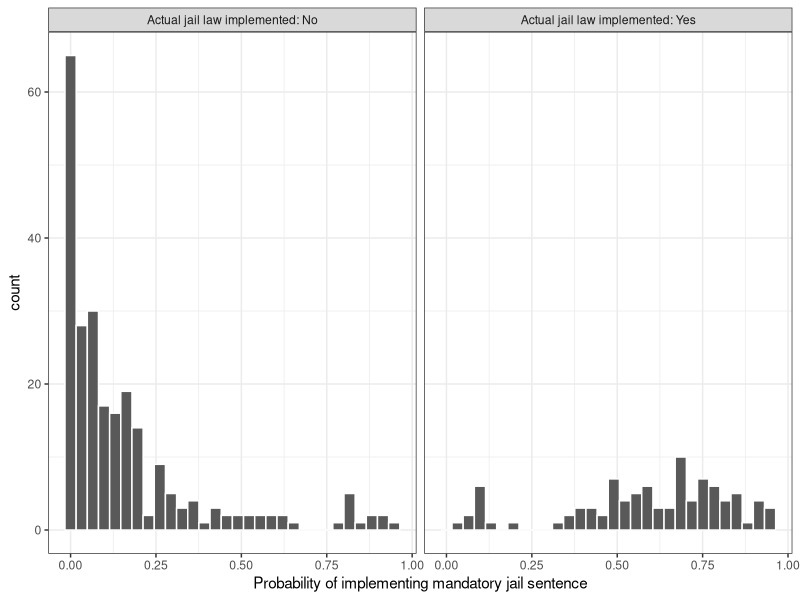
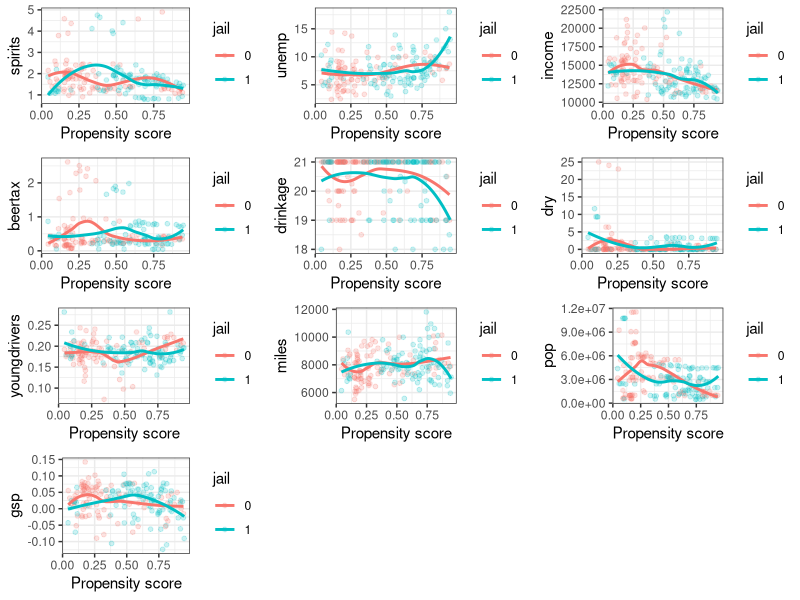
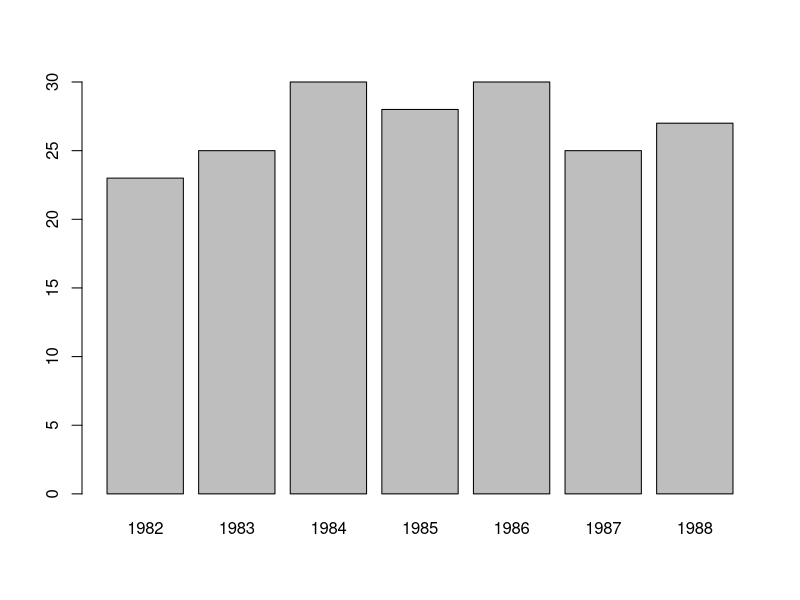
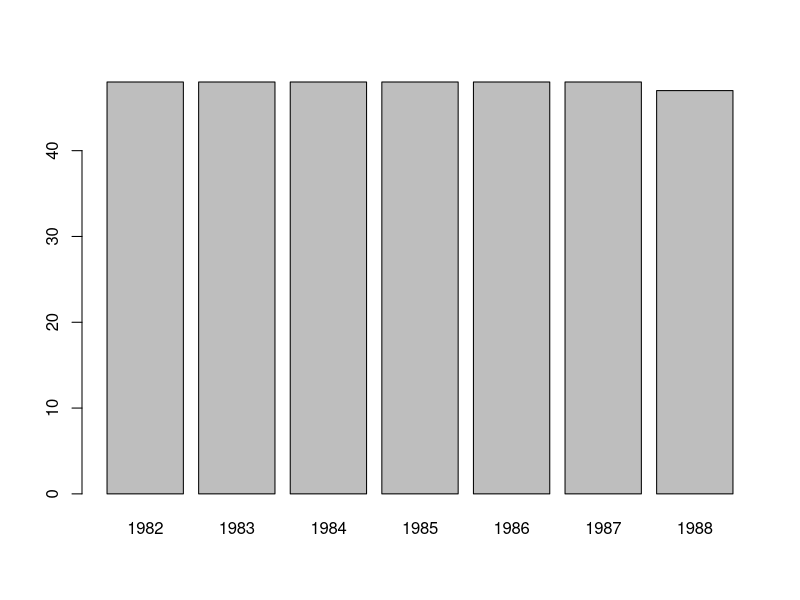

Write R code to recreate these figures, in order.
## ---- chunk 1
library(MatchIt)
library(dplyr)
library(ggplot2)
library(lme4)
## ---- chunk 2
library(AER)
data("Fatalities")
data = Fatalities

#Impute values for missing CA data

#data[28,15] = as.factor("no")
#data[28,16] = as.factor("no")


#head(data)
#dim(data)
data['fr'] = data$fatal/data$pop*10000
## ---- chunk 3
dim(data)
data = data[!is.na(data$jail),]
data$jail = ifelse(data$jail == 'yes', 1, 0)
m_ps = glm(jail ~ year + spirits + unemp + income + beertax + baptist + mormon + drinkage + dry + youngdrivers + miles + breath + pop + gsp, family = binomial(), data = data)
summary(m_ps)
## ---- chunk 4
prs_df = data.frame(pr_score = predict(m_ps, type = "response"),
                    jail = m_ps$model$jail)
#head(prs_df)
#dim(prs_df)
## ---- chunk 5
labs = paste("Actual jail law implemented:", c("Yes", "No"))
prs_df %>%
  mutate(jail = ifelse(jail == 1, labs[1], labs[2])) %>%
  ggplot(aes(x = pr_score)) +
  geom_histogram(color = "white", bins = 30) +
  facet_wrap(~jail) +
  xlab("Probability of implementing mandatory jail sentence") +
  theme_bw()
## ---- chunk 6
data_cov = c("year", "spirits" , "unemp" , "income" , "beertax" , "baptist" , "mormon" , "drinkage" , "dry" , "youngdrivers" , "miles" , "breath" , "pop" , "gsp")

mod_match = matchit(jail ~ year + spirits + unemp + income + beertax + baptist + mormon + drinkage + dry + youngdrivers + miles + breath + pop + gsp, method = "nearest", data = data)

dta_m = match.data(mod_match)
dim(dta_m)
## ---- chunk 7
fn_bal <- function(dta, variable) {
  dta$variable <- dta[, variable]
  dta$jail <- as.factor(dta$jail)
  support <- c(min(dta$variable), max(dta$variable))
  ggplot(dta, aes(x = distance, y = variable, color = jail)) +
    geom_point(alpha = 0.2, size = 1.3) +
    geom_smooth(method = "loess", se = F) +
    xlab("Propensity score") +
    ylab(variable) +
    theme_bw() +
    ylim(support)
}

library(gridExtra)
grid.arrange(
   #fn_bal(dta_m, "year"),
   fn_bal(dta_m, "spirits"),
   fn_bal(dta_m, "unemp"),
   fn_bal(dta_m, "income"), #+ theme(legend.position = "none"),
   fn_bal(dta_m, "beertax"),
   #fn_bal(dta_m, "baptist"),
   #fn_bal(dta_m, "mormon"),
   fn_bal(dta_m, "drinkage"),
   fn_bal(dta_m, "dry"),
   fn_bal(dta_m, "youngdrivers"),
   fn_bal(dta_m, "miles"),
   #fn_bal(dta_m, "breath"),
   fn_bal(dta_m, "pop"),
   fn_bal(dta_m, "gsp"),
   nrow = 4#, widths = c(1, 0.8)
)
## ---- chunk 8
dta_m_mean = dta_m %>%
  group_by(jail) %>%
  summarise_all(funs(mean))
dta_m_mean = dta_m_mean[,c('jail', data_cov)]
dta_m_mean
## ---- chunk 9

## ---- chunk 10
with(dta_m, t.test(fr ~ jail))
## ---- chunk 11
summary(data$fr)
## ---- chunk 12
lm_treat1 <- lm(fr ~ jail, data = dta_m)
summary(lm_treat1)
confint(lm_treat1)

lm_orig = lm(fr ~ jail, data = data)
summary(lm_orig)
confint(lm_orig)

sum(dta_m$jail == 1) #94
sum(dta_m$jail == 0) #94

sum(data$jail == 1)
sum(data$jail == 0)

mean(dta_m$fr[dta_m$jail == 1]) - mean(dta_m$fr[dta_m$jail == 0])

mean(dta_m$fr[dta_m$jail == 0])
mean(dta_m$fr[dta_m$jail == 1])


mean(data$fr[data$jail == 1]) - mean(data$fr[data$jail == 0])
## ---- chunk 13
plot(dta_m$year)
plot(data$year)
## ---- chunk 14
#What about if we inlcude state in the linear regression model

#Fixed
fit1 = lm(fr ~ jail + state, data = dta_m)
summary(fit1)

#Random
fit2 <- lmer(fr ~ jail + (1 | state), data = dta_m)
summary(fit2)

## ---- chunk 15
